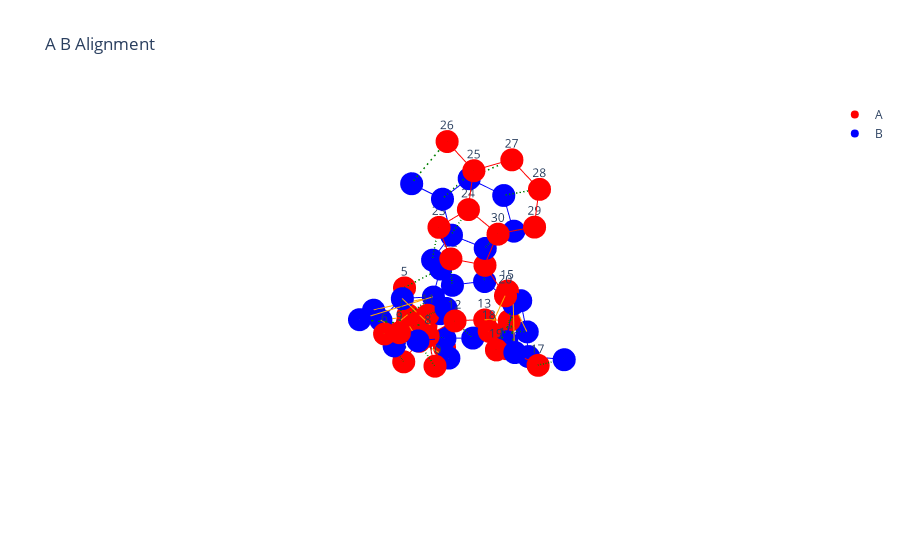

Notebook code cell kept with this figure:
### Code cell
import plotly.graph_objects as go
def interactive_alignment_plot(
    X_A: np.ndarray,
    X_B: np.ndarray,
    T_A: np.ndarray,
    T_B: np.ndarray,
    B_A: np.ndarray,
    B_B: np.ndarray,
    assignment: np.ndarray = None,
    nameA: str = 'A', 
    nameB: str = 'B', 
    save: bool = False,
    show_labels: bool = True,
    show_atom_indices: bool = False,
    only_A_bonds: bool = False,
    ) -> None:
    """Plot the alignment of two structures in 3D in an interactive plot.

    Parameters
    ----------
    X_A : np.ndarray
        The coordinates of the atoms in structure A.
    X_B : np.ndarray
        The coordinates of the atoms in structure B.
    T_A : np.ndarray
        The atom labels of structure A.
    T_B : np.ndarray
        The atom labels of structure B.
    B_A : np.ndarray
        The bond matrix of structure A.
    B_B : np.ndarray
        The bond matrix of structure B.
    assignment: np.ndarray
        1d array. The assignment of atoms in A to atoms in B. 
        The i-th atom in A is assigned to the assignment[i]-th atom in B.
    nameA : str
        The name of structure A.
    nameB : str
        The name of structure B.
    save : bool, optional
        Whether to save the figure as an HTML file.
    only_A_bonds: bool, optional
        If True, plot the bonds in A that are not in B in orange.
    """
    fig = go.Figure()
    # Add scatter points for structure A with different sizes for different atoms
    fig.add_trace(go.Scatter3d(
        x=X_A[:, 0],
        y=X_A[:, 1],
        z=X_A[:, 2],
        mode='markers+text' if show_labels or show_atom_indices else 'markers',  # Add text mode
        text=T_A if show_labels else [str(i) for i in range(len(X_A))] if show_atom_indices else None,  # Add element labels
        textposition="top center",  # Position the text above the points
        marker=dict(
            #size=[ATOMIC_SIZE[label]*20 for label in T_A], 
            color='red',
            symbol='circle'
        ),
        name=nameA
    ))

    # Add scatter points for structure B with different sizes for different atoms
    fig.add_trace(go.Scatter3d(
        x=X_B[:, 0],
        y=X_B[:, 1],
        z=X_B[:, 2],
        mode='markers+text' if show_labels or show_atom_indices else 'markers',  # Add text mode
        text=T_B if show_labels else [str(i) for i in range(len(X_B))] if show_atom_indices else None,  # Add element labels
        textposition="top center",  # Position the text above the points
        marker=dict(
            #size=[ATOMIC_SIZE[label]*20 for label in T_B], 
            color='blue',
            symbol='circle'
        ),
        name=nameB
    ))

    # Add bonds for A
    for i in range(len(B_A)):
        for j in range(i+1, len(B_A)):
            if B_A[i,j] == 1:  # if there's a bond
                fig.add_trace(go.Scatter3d(
                    x=[X_A[i,0], X_A[j,0]],
                    y=[X_A[i,1], X_A[j,1]],
                    z=[X_A[i,2], X_A[j,2]],
                    mode='lines',
                    line=dict(
                        color='red',
                        width=2
                    ),
                    showlegend=False
                ))

    # Add bonds for B
    for i in range(len(B_B)):
        for j in range(i+1, len(B_B)):
            if B_B[i,j] == 1:  # if there's a bond
                fig.add_trace(go.Scatter3d(
                    x=[X_B[i,0], X_B[j,0]],
                    y=[X_B[i,1], X_B[j,1]],
                    z=[X_B[i,2], X_B[j,2]],
                    mode='lines',
                    line=dict(
                        color='blue',
                        width=2
                    ),
                    showlegend=False
                ))

    # Add matching lines between atoms
    if assignment is None:
        assignment = np.arange(len(X_A))
        print("The assignment is not provided. Assuming identity assignment.")
    for i in range(len(X_A)):
        j = assignment[i]
        fig.add_trace(go.Scatter3d(
            x=[X_A[i,0], X_B[j,0]],
            y=[X_A[i,1], X_B[j,1]],
            z=[X_A[i,2], X_B[j,2]],
            mode='lines',
            line=dict(
                color='green',
                width=3,
                dash='longdash'
                ),
            showlegend=False
            ))
        
    if True:
        #bonding_info_A = [B_A[i, j] for i in range(len(X_A)) for j in range(len(X_A)) if i < j]
        #bonding_info_B = [B_B[assignment[i], assignment[j]] for i in range(len(X_A)) for j in range(len(X_A)) if i < j]
        if not only_A_bonds:
            for i in range(len(X_A)):
                for j in range(len(X_A)):
                    if i < j and B_A[i,j] != B_B[assignment[i],assignment[j]]:
                        fig.add_trace(go.Scatter3d(
                            x=[X_A[i,0], X_A[j,0]],
                            y=[X_A[i,1], X_A[j,1]],
                            z=[X_A[i,2], X_A[j,2]],
                            mode='lines',
                            line=dict(
                                color='orange',
                                width=2
                            ),
                            showlegend=False
                        ))
                        fig.add_trace(go.Scatter3d(
                            x=[X_B[assignment[i],0], X_B[assignment[j],0]],
                            y=[X_B[assignment[i],1], X_B[assignment[j],1]],
                            z=[X_B[assignment[i],2], X_B[assignment[j],2]],
                            mode='lines',
                            line=dict(
                                color='orange',
                                width=2
                            ),
                            showlegend=False
                        ))
        if only_A_bonds:
            for i in range(len(X_A)):
                for j in range(len(X_A)):
                    if i < j and B_A[i,j] == 1 and B_B[assignment[i],assignment[j]] == 0:
                        fig.add_trace(go.Scatter3d(
                            x=[X_A[i,0], X_A[j,0]],
                            y=[X_A[i,1], X_A[j,1]],
                            z=[X_A[i,2], X_A[j,2]],
                            mode='lines',
                            line=dict(
                                color='orange',
                                width=2
                            ),
                            showlegend=False
                        ))
                        fig.add_trace(go.Scatter3d(
                            x=[X_B[assignment[i],0], X_B[assignment[j],0]],
                            y=[X_B[assignment[i],1], X_B[assignment[j],1]],
                            z=[X_B[assignment[i],2], X_B[assignment[j],2]],
                            mode='lines',
                            line=dict(
                                color='orange',
                                width=2
                            ),
                            showlegend=False
                        ))
    # Update layout
    fig.update_layout(
        title='{} {} Alignment'.format(nameA, nameB),
        scene=dict(
            xaxis = dict(visible=False),
            yaxis = dict(visible=False),
            zaxis = dict(visible=False),
            xaxis_title='X',
            yaxis_title='Y',
            zaxis_title='Z',
            aspectmode='data',
        ),
        showlegend=True,
    )

    # Save the figure as HTML
    if save:
        fig.write_html("{}_{}.html".format(nameA, nameB))

    config = {
        'toImageButtonOptions': {
            'format': 'png', # one of png, svg, jpeg, webp
            #'filename': 'custom_image',
            'height': 500,
            'width': 700,
            'scale':2 # Multiply title/legend/axis/canvas sizes by this factor
        }
    }
    # Show the figure
    fig.show(config=config)
# CSD
data_path = "../Data/extra_bio_ligands"
ligand = '6ln3_ATP'
nameB = 'CSD_GAYLOH_ATP_manual'+'_arbalign.xyz'
path1 = os.path.join(data_path, 'extra_bio_ligands_reference', ligand+'.xyz')
path2 = os.path.join('arbalign_output', 'CSD_GAYLOH_ATP_manual'+'-aligned_to-'+ligand+'.xyz')
molA = next(pybel.readfile("xyz", path1))
molB = next(pybel.readfile("xyz", path2))
X_A, T_A, B_A = otm.tl.process_molecule(molA, heavy_atoms_only=True) 
X_B, T_B, B_B = otm.tl.process_molecule(molB, heavy_atoms_only=True)
X_B_aligned, _, _ = otm.tl.kabsch(X_A, X_B, np.eye(X_A.shape[0]))
_, indices = otm.tl.mismatched_bond_counter(B_A, B_B, np.arange(X_A.shape[0]), B_A.shape[0], B_B.shape[0], only_A_bonds=True)
print(indices)
otm.tl.write_xyz_with_custom_labels(
    os.path.join('arbalign_output', nameB), 
    X_B_aligned, 
    T_B,
    comment="aligned by ArbAlign")
print(otm.tl.root_mean_square_deviation(X_A, X_B_aligned))
interactive_alignment_plot(X_A, X_B_aligned, [str(i) for i in range(X_A.shape[0])], None, B_A, B_B, assignment=np.arange(X_A.shape[0]), only_A_bonds=True)

### Figure 1 — Plotly figure (JSON) as saved in the notebook; plotly's stock layout.template omitted (floating-point values rounded to 4 significant figures)
{"data": [{"marker": {"color": "red", "symbol": "circle"}, "mode": "markers+text", "name": "A", "text": ["0", "1", "2", "3", "4", "5", "6", "7", "8", "9", "10", "11", "12", "13", "14", "15", "16", "17", "18", "19", "20", "21", "22", "23", "24", "25", "26", "27", "28", "29", "30"], "textposition": "top center", "type": "scatter3d", "x": [74.12, 73.75, 73.0, 75.5, 75.16, 74.55, 76.56, 74.15, 76.18, 77.42, 76.37, 75.1, 75.44, 74.17, 74.14, 74.11, 75.38, 75.1, 76.2, 77.07, 75.15, 75.51, 76.08, 76.19, 75.61, 75.43, 75.74, 74.78, 74.45, 74.6, 75.19], "y": [51.52, 50.1, 52.43, 51.75, 51.98, 51.06, 51.75, 52.19, 54.64, 54.15, 55.27, 53.44, 55.64, 56.28, 57.62, 57.37, 58.5, 59.89, 58.22, 59.28, 58.06, 57.26, 56.02, 55.5, 56.44, 56.48, 55.49, 57.57, 58.56, 58.64, 57.53], "z": [25.47, 25.81, 24.87, 24.97, 28.23, 29.17, 27.65, 27.02, 29.05, 29.71, 27.7, 28.99, 30.09, 29.79, 30.5, 31.91, 30.25, 30.09, 31.5, 31.79, 32.55, 33.74, 33.73, 34.93, 35.78, 37.18, 38.03, 37.67, 36.83, 35.51, 35.04]}, {"marker": {"color": "blue", "symbol": "circle"}, "mode": "markers+text", "name": "B", "textposition": "top center", "type": "scatter3d", "x": [76.32, 73.45, 75.24, 76.32, 73.94, 73.04, 75.8, 77.56, 75.51, 75.25, 76.88, 74.46, 75.11, 73.77, 75.8, 76.65, 74.92, 74.34, 73.74, 73.7, 74.85, 75.38, 75.96, 76.22, 75.77, 75.81, 76.29, 75.32, 74.82, 74.72, 75.28], "y": [51.19, 52.6, 55.05, 52.13, 52.63, 52.24, 49.83, 51.21, 55.06, 51.73, 54.74, 54.08, 56.43, 57.02, 58.78, 59.79, 59.28, 60.55, 58.33, 57.79, 58.26, 57.17, 55.98, 55.13, 55.74, 55.31, 54.16, 56.17, 57.37, 57.86, 57.03], "z": [28.08, 27.7, 27.3, 26.92, 29.07, 30.18, 27.7, 28.84, 28.74, 29.18, 29.25, 29.41, 29.37, 29.12, 31.07, 31.72, 30.03, 30.33, 30.05, 31.42, 32.12, 32.9, 32.43, 33.35, 34.54, 35.88, 36.29, 36.78, 36.36, 35.11, 34.28]}, {"line": {"color": "red", "width": 2}, "mode": "lines", "showlegend": false, "type": "scatter3d", "x": [74.12, 73.75], "y": [51.52, 50.1], "z": [25.47, 25.81]}, {"line": {"color": "red", "width": 2}, "mode": "lines", "showlegend": false, "type": "scatter3d", "x": [74.12, 73.0], "y": [51.52, 52.43], "z": [25.47, 24.87]}, {"line": {"color": "red", "width": 2}, "mode": "lines", "showlegend": false, "type": "scatter3d", "x": [74.12, 75.5], "y": [51.52, 51.75], "z": [25.47, 24.97]}, {"line": {"color": "red", "width": 2}, "mode": "lines", "showlegend": false, "type": "scatter3d", "x": [74.12, 74.15], "y": [51.52, 52.19], "z": [25.47, 27.02]}, {"line": {"color": "red", "width": 2}, "mode": "lines", "showlegend": false, "type": "scatter3d", "x": [75.16, 74.55], "y": [51.98, 51.06], "z": [28.23, 29.17]}, {"line": {"color": "red", "width": 2}, "mode": "lines", "showlegend": false, "type": "scatter3d", "x": [75.16, 76.56], "y": [51.98, 51.75], "z": [28.23, 27.65]}, {"line": {"color": "red", "width": 2}, "mode": "lines", "showlegend": false, "type": "scatter3d", "x": [75.16, 74.15], "y": [51.98, 52.19], "z": [28.23, 27.02]}, {"line": {"color": "red", "width": 2}, "mode": "lines", "showlegend": false, "type": "scatter3d", "x": [75.16, 75.1], "y": [51.98, 53.44], "z": [28.23, 28.99]}, {"line": {"color": "red", "width": 2}, "mode": "lines", "showlegend": false, "type": "scatter3d", "x": [76.18, 77.42], "y": [54.64, 54.15], "z": [29.05, 29.71]}, {"line": {"color": "red", "width": 2}, "mode": "lines", "showlegend": false, "type": "scatter3d", "x": [76.18, 76.37], "y": [54.64, 55.27], "z": [29.05, 27.7]}, {"line": {"color": "red", "width": 2}, "mode": "lines", "showlegend": false, "type": "scatter3d", "x": [76.18, 75.1], "y": [54.64, 53.44], "z": [29.05, 28.99]}, {"line": {"color": "red", "width": 2}, "mode": "lines", "showlegend": false, "type": "scatter3d", "x": [76.18, 75.44], "y": [54.64, 55.64], "z": [29.05, 30.09]}, {"line": {"color": "red", "width": 2}, "mode": "lines", "showlegend": false, "type": "scatter3d", "x": [75.44, 74.17], "y": [55.64, 56.28], "z": [30.09, 29.79]}, {"line": {"color": "red", "width": 2}, "mode": "lines", "showlegend": false, "type": "scatter3d", "x": [74.17, 74.14], "y": [56.28, 57.62], "z": [29.79, 30.5]}, {"line": {"color": "red", "width": 2}, "mode": "lines", "showlegend": false, "type": "scatter3d", "x": [74.14, 74.11], "y": [57.62, 57.37], "z": [30.5, 31.91]}, {"line": {"color": "red", "width": 2}, "mode": "lines", "showlegend": false, "type": "scatter3d", "x": [74.14, 75.38], "y": [57.62, 58.5], "z": [30.5, 30.25]}, {"line": {"color": "red", "width": 2}, "mode": "lines", "showlegend": false, "type": "scatter3d", "x": [74.11, 75.15], "y": [57.37, 58.06], "z": [31.91, 32.55]}, {"line": {"color": "red", "width": 2}, "mode": "lines", "showlegend": false, "type": "scatter3d", "x": [75.38, 75.1], "y": [58.5, 59.89], "z": [30.25, 30.09]}, {"line": {"color": "red", "width": 2}, "mode": "lines", "showlegend": false, "type": "scatter3d", "x": [75.38, 76.2], "y": [58.5, 58.22], "z": [30.25, 31.5]}, {"line": {"color": "red", "width": 2}, "mode": "lines", "showlegend": false, "type": "scatter3d", "x": [76.2, 77.07], "y": [58.22, 59.28], "z": [31.5, 31.79]}, {"line": {"color": "red", "width": 2}, "mode": "lines", "showlegend": false, "type": "scatter3d", "x": [76.2, 75.15], "y": [58.22, 58.06], "z": [31.5, 32.55]}, {"line": {"color": "red", "width": 2}, "mode": "lines", "showlegend": false, "type": "scatter3d", "x": [75.15, 75.51], "y": [58.06, 57.26], "z": [32.55, 33.74]}, {"line": {"color": "red", "width": 2}, "mode": "lines", "showlegend": false, "type": "scatter3d", "x": [75.51, 76.08], "y": [57.26, 56.02], "z": [33.74, 33.73]}, {"line": {"color": "red", "width": 2}, "mode": "lines", "showlegend": false, "type": "scatter3d", "x": [75.51, 75.19], "y": [57.26, 57.53], "z": [33.74, 35.04]}, {"line": {"color": "red", "width": 2}, "mode": "lines", "showlegend": false, "type": "scatter3d", "x": [76.08, 76.19], "y": [56.02, 55.5], "z": [33.73, 34.93]}, {"line": {"color": "red", "width": 2}, "mode": "lines", "showlegend": false, "type": "scatter3d", "x": [76.19, 75.61], "y": [55.5, 56.44], "z": [34.93, 35.78]}, {"line": {"color": "red", "width": 2}, "mode": "lines", "showlegend": false, "type": "scatter3d", "x": [75.61, 75.43], "y": [56.44, 56.48], "z": [35.78, 37.18]}, {"line": {"color": "red", "width": 2}, "mode": "lines", "showlegend": false, "type": "scatter3d", "x": [75.61, 75.19], "y": [56.44, 57.53], "z": [35.78, 35.04]}, {"line": {"color": "red", "width": 2}, "mode": "lines", "showlegend": false, "type": "scatter3d", "x": [75.43, 75.74], "y": [56.48, 55.49], "z": [37.18, 38.03]}, {"line": {"color": "red", "width": 2}, "mode": "lines", "showlegend": false, "type": "scatter3d", "x": [75.43, 74.78], "y": [56.48, 57.57], "z": [37.18, 37.67]}, {"line": {"color": "red", "width": 2}, "mode": "lines", "showlegend": false, "type": "scatter3d", "x": [74.78, 74.45], "y": [57.57, 58.56], "z": [37.67, 36.83]}, {"line": {"color": "red", "width": 2}, "mode": "lines", "showlegend": false, "type": "scatter3d", "x": [74.45, 74.6], "y": [58.56, 58.64], "z": [36.83, 35.51]}, {"line": {"color": "red", "width": 2}, "mode": "lines", "showlegend": false, "type": "scatter3d", "x": [74.6, 75.19], "y": [58.64, 57.53], "z": [35.51, 35.04]}, {"line": {"color": "blue", "width": 2}, "mode": "lines", "showlegend": false, "type": "scatter3d", "x": [76.32, 76.32], "y": [51.19, 52.13], "z": [28.08, 26.92]}, {"line": {"color": "blue", "width": 2}, "mode": "lines", "showlegend": false, "type": "scatter3d", "x": [76.32, 75.8], "y": [51.19, 49.83], "z": [28.08, 27.7]}, {"line": {"color": "blue", "width": 2}, "mode": "lines", "showlegend": false, "type": "scatter3d", "x": [76.32, 77.56], "y": [51.19, 51.21], "z": [28.08, 28.84]}, {"line": {"color": "blue", "width": 2}, "mode": "lines", "showlegend": false, "type": "scatter3d", "x": [76.32, 75.25], "y": [51.19, 51.73], "z": [28.08, 29.18]}, {"line": {"color": "blue", "width": 2}, "mode": "lines", "showlegend": false, "type": "scatter3d", "x": [73.45, 73.94], "y": [52.6, 52.63], "z": [27.7, 29.07]}, {"line": {"color": "blue", "width": 2}, "mode": "lines", "showlegend": false, "type": "scatter3d", "x": [75.24, 75.51], "y": [55.05, 55.06], "z": [27.3, 28.74]}, {"line": {"color": "blue", "width": 2}, "mode": "lines", "showlegend": false, "type": "scatter3d", "x": [73.94, 73.04], "y": [52.63, 52.24], "z": [29.07, 30.18]}, {"line": {"color": "blue", "width": 2}, "mode": "lines", "showlegend": false, "type": "scatter3d", "x": [73.94, 75.25], "y": [52.63, 51.73], "z": [29.07, 29.18]}, {"line": {"color": "blue", "width": 2}, "mode": "lines", "showlegend": false, "type": "scatter3d", "x": [73.94, 74.46], "y": [52.63, 54.08], "z": [29.07, 29.41]}, {"line": {"color": "blue", "width": 2}, "mode": "lines", "showlegend": false, "type": "scatter3d", "x": [75.51, 76.88], "y": [55.06, 54.74], "z": [28.74, 29.25]}, {"line": {"color": "blue", "width": 2}, "mode": "lines", "showlegend": false, "type": "scatter3d", "x": [75.51, 74.46], "y": [55.06, 54.08], "z": [28.74, 29.41]}, {"line": {"color": "blue", "width": 2}, "mode": "lines", "showlegend": false, "type": "scatter3d", "x": [75.51, 75.11], "y": [55.06, 56.43], "z": [28.74, 29.37]}, {"line": {"color": "blue", "width": 2}, "mode": "lines", "showlegend": false, "type": "scatter3d", "x": [75.11, 73.77], "y": [56.43, 57.02], "z": [29.37, 29.12]}, {"line": {"color": "blue", "width": 2}, "mode": "lines", "showlegend": false, "type": "scatter3d", "x": [73.77, 73.74], "y": [57.02, 58.33], "z": [29.12, 30.05]}, {"line": {"color": "blue", "width": 2}, "mode": "lines", "showlegend": false, "type": "scatter3d", "x": [75.8, 76.65], "y": [58.78, 59.79], "z": [31.07, 31.72]}, {"line": {"color": "blue", "width": 2}, "mode": "lines", "showlegend": false, "type": "scatter3d", "x": [75.8, 74.92], "y": [58.78, 59.28], "z": [31.07, 30.03]}, {"line": {"color": "blue", "width": 2}, "mode": "lines", "showlegend": false, "type": "scatter3d", "x": [75.8, 74.85], "y": [58.78, 58.26], "z": [31.07, 32.12]}, {"line": {"color": "blue", "width": 2}, "mode": "lines", "showlegend": false, "type": "scatter3d", "x": [74.92, 74.34], "y": [59.28, 60.55], "z": [30.03, 30.33]}, {"line": {"color": "blue", "width": 2}, "mode": "lines", "showlegend": false, "type": "scatter3d", "x": [74.92, 73.74], "y": [59.28, 58.33], "z": [30.03, 30.05]}, {"line": {"color": "blue", "width": 2}, "mode": "lines", "showlegend": false, "type": "scatter3d", "x": [73.74, 73.7], "y": [58.33, 57.79], "z": [30.05, 31.42]}, {"line": {"color": "blue", "width": 2}, "mode": "lines", "showlegend": false, "type": "scatter3d", "x": [73.7, 74.85], "y": [57.79, 58.26], "z": [31.42, 32.12]}, {"line": {"color": "blue", "width": 2}, "mode": "lines", "showlegend": false, "type": "scatter3d", "x": [74.85, 75.38], "y": [58.26, 57.17], "z": [32.12, 32.9]}, {"line": {"color": "blue", "width": 2}, "mode": "lines", "showlegend": false, "type": "scatter3d", "x": [75.38, 75.96], "y": [57.17, 55.98], "z": [32.9, 32.43]}, {"line": {"color": "blue", "width": 2}, "mode": "lines", "showlegend": false, "type": "scatter3d", "x": [75.38, 75.28], "y": [57.17, 57.03], "z": [32.9, 34.28]}, {"line": {"color": "blue", "width": 2}, "mode": "lines", "showlegend": false, "type": "scatter3d", "x": [75.96, 76.22], "y": [55.98, 55.13], "z": [32.43, 33.35]}, {"line": {"color": "blue", "width": 2}, "mode": "lines", "showlegend": false, "type": "scatter3d", "x": [76.22, 75.77], "y": [55.13, 55.74], "z": [33.35, 34.54]}, {"line": {"color": "blue", "width": 2}, "mode": "lines", "showlegend": false, "type": "scatter3d", "x": [75.77, 75.81], "y": [55.74, 55.31], "z": [34.54, 35.88]}, {"line": {"color": "blue", "width": 2}, "mode": "lines", "showlegend": false, "type": "scatter3d", "x": [75.77, 75.28], "y": [55.74, 57.03], "z": [34.54, 34.28]}, {"line": {"color": "blue", "width": 2}, "mode": "lines", "showlegend": false, "type": "scatter3d", "x": [75.81, 76.29], "y": [55.31, 54.16], "z": [35.88, 36.29]}, {"line": {"color": "blue", "width": 2}, "mode": "lines", "showlegend": false, "type": "scatter3d", "x": [75.81, 75.32], "y": [55.31, 56.17], "z": [35.88, 36.78]}, {"line": {"color": "blue", "width": 2}, "mode": "lines", "showlegend": false, "type": "scatter3d", "x": [75.32, 74.82], "y": [56.17, 57.37], "z": [36.78, 36.36]}, {"line": {"color": "blue", "width": 2}, "mode": "lines", "showlegend": false, "type": "scatter3d", "x": [74.82, 74.72], "y": [57.37, 57.86], "z": [36.36, 35.11]}, {"line": {"color": "blue", "width": 2}, "mode": "lines", "showlegend": false, "type": "scatter3d", "x": [74.72, 75.28], "y": [57.86, 57.03], "z": [35.11, 34.28]}, {"line": {"color": "green", "dash": "longdash", "width": 3}, "mode": "lines", "showlegend": false, "type": "scatter3d", "x": [74.12, 76.32], "y": [51.52, 51.19], "z": [25.47, 28.08]}, {"line": {"color": "green", "dash": "longdash", "width": 3}, "mode": "lines", "showlegend": false, "type": "scatter3d", "x": [73.75, 73.45], "y": [50.1, 52.6], "z": [25.81, 27.7]}, {"line": {"color": "green", "dash": "longdash", "width": 3}, "mode": "lines", "showlegend": false, "type": "scatter3d", "x": [73.0, 75.24], "y": [52.43, 55.05], "z": [24.87, 27.3]}, {"line": {"color": "green", "dash": "longdash", "width": 3}, "mode": "lines", "showlegend": false, "type": "scatter3d", "x": [75.5, 76.32], "y": [51.75, 52.13], "z": [24.97, 26.92]}, {"line": {"color": "green", "dash": "longdash", "width": 3}, "mode": "lines", "showlegend": false, "type": "scatter3d", "x": [75.16, 73.94], "y": [51.98, 52.63], "z": [28.23, 29.07]}, {"line": {"color": "green", "dash": "longdash", "width": 3}, "mode": "lines", "showlegend": false, "type": "scatter3d", "x": [74.55, 73.04], "y": [51.06, 52.24], "z": [29.17, 30.18]}, {"line": {"color": "green", "dash": "longdash", "width": 3}, "mode": "lines", "showlegend": false, "type": "scatter3d", "x": [76.56, 75.8], "y": [51.75, 49.83], "z": [27.65, 27.7]}, {"line": {"color": "green", "dash": "longdash", "width": 3}, "mode": "lines", "showlegend": false, "type": "scatter3d", "x": [74.15, 77.56], "y": [52.19, 51.21], "z": [27.02, 28.84]}, {"line": {"color": "green", "dash": "longdash", "width": 3}, "mode": "lines", "showlegend": false, "type": "scatter3d", "x": [76.18, 75.51], "y": [54.64, 55.06], "z": [29.05, 28.74]}, {"line": {"color": "green", "dash": "longdash", "width": 3}, "mode": "lines", "showlegend": false, "type": "scatter3d", "x": [77.42, 75.25], "y": [54.15, 51.73], "z": [29.71, 29.18]}, {"line": {"color": "green", "dash": "longdash", "width": 3}, "mode": "lines", "showlegend": false, "type": "scatter3d", "x": [76.37, 76.88], "y": [55.27, 54.74], "z": [27.7, 29.25]}, {"line": {"color": "green", "dash": "longdash", "width": 3}, "mode": "lines", "showlegend": false, "type": "scatter3d", "x": [75.1, 74.46], "y": [53.44, 54.08], "z": [28.99, 29.41]}, {"line": {"color": "green", "dash": "longdash", "width": 3}, "mode": "lines", "showlegend": false, "type": "scatter3d", "x": [75.44, 75.11], "y": [55.64, 56.43], "z": [30.09, 29.37]}, {"line": {"color": "green", "dash": "longdash", "width": 3}, "mode": "lines", "showlegend": false, "type": "scatter3d", "x": [74.17, 73.77], "y": [56.28, 57.02], "z": [29.79, 29.12]}, {"line": {"color": "green", "dash": "longdash", "width": 3}, "mode": "lines", "showlegend": false, "type": "scatter3d", "x": [74.14, 75.8], "y": [57.62, 58.78], "z": [30.5, 31.07]}, {"line": {"color": "green", "dash": "longdash", "width": 3}, "mode": "lines", "showlegend": false, "type": "scatter3d", "x": [74.11, 76.65], "y": [57.37, 59.79], "z": [31.91, 31.72]}, {"line": {"color": "green", "dash": "longdash", "width": 3}, "mode": "lines", "showlegend": false, "type": "scatter3d", "x": [75.38, 74.92], "y": [58.5, 59.28], "z": [30.25, 30.03]}, {"line": {"color": "green", "dash": "longdash", "width": 3}, "mode": "lines", "showlegend": false, "type": "scatter3d", "x": [75.1, 74.34], "y": [59.89, 60.55], "z": [30.09, 30.33]}, {"line": {"color": "green", "dash": "longdash", "width": 3}, "mode": "lines", "showlegend": false, "type": "scatter3d", "x": [76.2, 73.74], "y": [58.22, 58.33], "z": [31.5, 30.05]}, {"line": {"color": "green", "dash": "longdash", "width": 3}, "mode": "lines", "showlegend": false, "type": "scatter3d", "x": [77.07, 73.7], "y": [59.28, 57.79], "z": [31.79, 31.42]}, {"line": {"color": "green", "dash": "longdash", "width": 3}, "mode": "lines", "showlegend": false, "type": "scatter3d", "x": [75.15, 74.85], "y": [58.06, 58.26], "z": [32.55, 32.12]}, {"line": {"color": "green", "dash": "longdash", "width": 3}, "mode": "lines", "showlegend": false, "type": "scatter3d", "x": [75.51, 75.38], "y": [57.26, 57.17], "z": [33.74, 32.9]}, {"line": {"color": "green", "dash": "longdash", "width": 3}, "mode": "lines", "showlegend": false, "type": "scatter3d", "x": [76.08, 75.96], "y": [56.02, 55.98], "z": [33.73, 32.43]}, {"line": {"color": "green", "dash": "longdash", "width": 3}, "mode": "lines", "showlegend": false, "type": "scatter3d", "x": [76.19, 76.22], "y": [55.5, 55.13], "z": [34.93, 33.35]}, {"line": {"color": "green", "dash": "longdash", "width": 3}, "mode": "lines", "showlegend": false, "type": "scatter3d", "x": [75.61, 75.77], "y": [56.44, 55.74], "z": [35.78, 34.54]}, {"line": {"color": "green", "dash": "longdash", "width": 3}, "mode": "lines", "showlegend": false, "type": "scatter3d", "x": [75.43, 75.81], "y": [56.48, 55.31], "z": [37.18, 35.88]}, {"line": {"color": "green", "dash": "longdash", "width": 3}, "mode": "lines", "showlegend": false, "type": "scatter3d", "x": [75.74, 76.29], "y": [55.49, 54.16], "z": [38.03, 36.29]}, {"line": {"color": "green", "dash": "longdash", "width": 3}, "mode": "lines", "showlegend": false, "type": "scatter3d", "x": [74.78, 75.32], "y": [57.57, 56.17], "z": [37.67, 36.78]}, {"line": {"color": "green", "dash": "longdash", "width": 3}, "mode": "lines", "showlegend": false, "type": "scatter3d", "x": [74.45, 74.82], "y": [58.56, 57.37], "z": [36.83, 36.36]}, {"line": {"color": "green", "dash": "longdash", "width": 3}, "mode": "lines", "showlegend": false, "type": "scatter3d", "x": [74.6, 74.72], "y": [58.64, 57.86], "z": [35.51, 35.11]}, {"line": {"color": "green", "dash": "longdash", "width": 3}, "mode": "lines", "showlegend": false, "type": "scatter3d", "x": [75.19, 75.28], "y": [57.53, 57.03], "z": [35.04, 34.28]}, {"line": {"color": "orange", "width": 2}, "mode": "lines", "showlegend": false, "type": "scatter3d", "x": [74.12, 73.75], "y": [51.52, 50.1], "z": [25.47, 25.81]}, {"line": {"color": "orange", "width": 2}, "mode": "lines", "showlegend": false, "type": "scatter3d", "x": [76.32, 73.45], "y": [51.19, 52.6], "z": [28.08, 27.7]}, {"line": {"color": "orange", "width": 2}, "mode": "lines", "showlegend": false, "type": "scatter3d", "x": [74.12, 73.0], "y": [51.52, 52.43], "z": [25.47, 24.87]}, {"line": {"color": "orange", "width": 2}, "mode": "lines", "showlegend": false, "type": "scatter3d", "x": [76.32, 75.24], "y": [51.19, 55.05], "z": [28.08, 27.3]}, {"line": {"color": "orange", "width": 2}, "mode": "lines", "showlegend": false, "type": "scatter3d", "x": [75.16, 76.56], "y": [51.98, 51.75], "z": [28.23, 27.65]}, {"line": {"color": "orange", "width": 2}, "mode": "lines", "showlegend": false, "type": "scatter3d", "x": [73.94, 75.8], "y": [52.63, 49.83], "z": [29.07, 27.7]}, {"line": {"color": "orange", "width": 2}, "mode": "lines", "showlegend": false, "type": "scatter3d", "x": [75.16, 74.15], "y": [51.98, 52.19], "z": [28.23, 27.02]}, {"line": {"color": "orange", "width": 2}, "mode": "lines", "showlegend": false, "type": "scatter3d", "x": [73.94, 77.56], "y": [52.63, 51.21], "z": [29.07, 28.84]}, {"line": {"color": "orange", "width": 2}, "mode": "lines", "showlegend": false, "type": "scatter3d", "x": [76.18, 77.42], "y": [54.64, 54.15], "z": [29.05, 29.71]}, {"line": {"color": "orange", "width": 2}, "mode": "lines", "showlegend": false, "type": "scatter3d", "x": [75.51, 75.25], "y": [55.06, 51.73], "z": [28.74, 29.18]}, {"line": {"color": "orange", "width": 2}, "mode": "lines", "showlegend": false, "type": "scatter3d", "x": [74.17, 74.14], "y": [56.28, 57.62], "z": [29.79, 30.5]}, {"line": {"color": "orange", "width": 2}, "mode": "lines", "showlegend": false, "type": "scatter3d", "x": [73.77, 75.8], "y": [57.02, 58.78], "z": [29.12, 31.07]}, {"line": {"color": "orange", "width": 2}, "mode": "lines", "showlegend": false, "type": "scatter3d", "x": [74.11, 75.15], "y": [57.37, 58.06], "z": [31.91, 32.55]}, {"line": {"color": "orange", "width": 2}, "mode": "lines", "showlegend": false, "type": "scatter3d", "x": [76.65, 74.85], "y": [59.79, 58.26], "z": [31.72, 32.12]}, {"line": {"color": "orange", "width": 2}, "mode": "lines", "showlegend": false, "type": "scatter3d", "x": [76.2, 75.15], "y": [58.22, 58.06], "z": [31.5, 32.55]}, {"line": {"color": "orange", "width": 2}, "mode": "lines", "showlegend": false, "type": "scatter3d", "x": [73.74, 74.85], "y": [58.33, 58.26], "z": [30.05, 32.12]}], "layout": {"scene": {"aspectmode": "data", "xaxis": {"title": {"text": "X"}, "visible": false}, "yaxis": {"title": {"text": "Y"}, "visible": false}, "zaxis": {"title": {"text": "Z"}, "visible": false}}, "showlegend": true, "title": {"text": "A B Alignment"}}}
